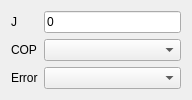
<?xml version="1.0" encoding="UTF-8"?>
<ui version="4.0">
 <class>AckWidget</class>
 <widget class="QWidget" name="AckWidget">
  <property name="geometry">
   <rect>
    <x>0</x>
    <y>0</y>
    <width>192</width>
    <height>96</height>
   </rect>
  </property>
  <property name="windowTitle">
   <string>Form</string>
  </property>
  <layout class="QFormLayout" name="formLayout">
   <item row="0" column="0">
    <widget class="QLabel" name="label">
     <property name="text">
      <string>J</string>
     </property>
    </widget>
   </item>
   <item row="1" column="0">
    <widget class="QLabel" name="label_2">
     <property name="text">
      <string>COP</string>
     </property>
    </widget>
   </item>
   <item row="1" column="1">
    <widget class="QComboBox" name="cbCop"/>
   </item>
   <item row="2" column="0">
    <widget class="QLabel" name="label_3">
     <property name="text">
      <string>Error</string>
     </property>
    </widget>
   </item>
   <item row="2" column="1">
    <widget class="QComboBox" name="cbError"/>
   </item>
   <item row="0" column="1">
    <widget class="QLineEdit" name="leJ">
     <property name="text">
      <string>0</string>
     </property>
    </widget>
   </item>
  </layout>
 </widget>
 <resources/>
 <connections/>
</ui>
